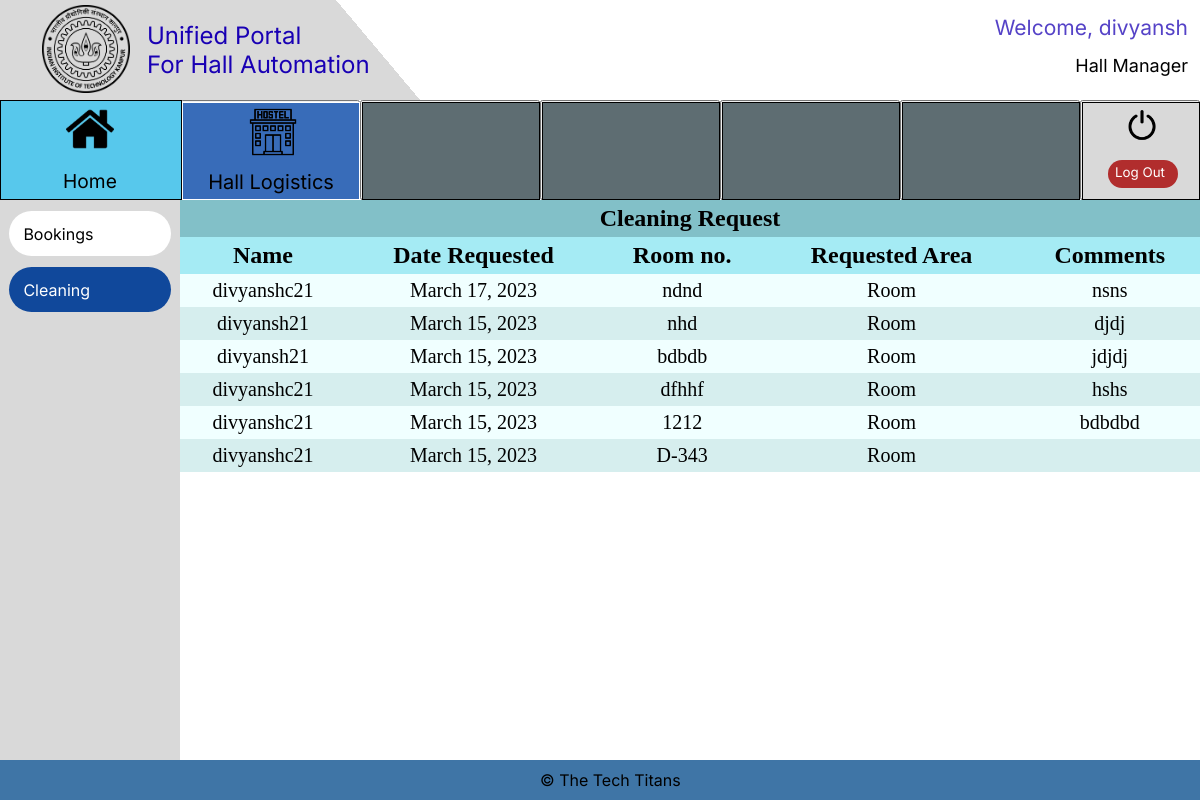
/Cleaning/Cleaning_hall (signed in), run on the app's committed database.
### Login/models.py (models this page shows, shortened)
class User_class(AbstractBaseUser):
    is_admin = models.BooleanField(default=False)
    objects = UserManager()
    name = models.CharField(max_length=50)
    Designation_Choices = (('Student','Student'),('Hall Manager','Hall Manager'),('Mess Manager','Mess Manager'),('Canteen Manager','Canteen Manager'), ('Sports Secy', 'Sports Secy'))
    designation = models.CharField(
        max_length=15,
        choices=Designation_Choices,
    )
    username = models.CharField(max_length=20, unique=True, blank=True)
    USERNAME_FIELD = 'username'
    REQUIRED_FIELDS = ['name', 'designation']

### Cleaning/models.py (models this page shows)
class Cleaning_Request (models.Model):
    User_Name = models.CharField (max_length = 30) #check maxlength later
    Room = models.TextField(max_length=15,default="Not Given")
    Done = models.BooleanField(default=False)
    Place = models.CharField(max_length=10,default="Not Given")
    comments = models.TextField(max_length=200)
    Cleaning_DateTime = models.DateTimeField()

### Cleaning/views.py (the view)
# urls.py: path('Cleaning_hall', views.Cleaning_hall, name='Cleaning_hall'),
def Cleaning_hall(request):
    if request.user.is_authenticated:
        if request.user.designation == "Hall Manager":
            request_list = Cleaning_Request.objects.filter( Done=False )
            return render(request, 'Cleaning_hall.html', context= {'lodging': request_list})
        else:
            return render(request,"Error.html")
    else:
        return render(request,"Error.html")

### Cleaning/templates/Cleaning_hall.html (shortened to what this page needs)
{%include "staff_base.html"%} {%load static%}
<html lang="en">
  <head>
    <link rel="stylesheet" href="{%static 'styles.css'%}" />
  </head>
  <body>
    <div class="main_div">
    <table cellspacing="0" cellpadding="5em">
      <tr>
        <th colspan = "8" style="font-size: 24px;text-align: center;background-color: rgba(
        62.92744293808937,
        153.59830677509308,
        165.96249371767044,
        0.6200000047683716
      );">Cleaning Request
    </th>
      </tr>
      <tr>
        <th>Name</th>
        <th>Date Requested</th>
        <th>Room no.</th>
        <th>Requested Area</th>
        <th>Comments</th>
      </tr>
      {% for i in lodging reversed%}
      <tr>
        <form method="post" action="Past_Request">
          <td>{{i.User_Name}}</td>
          <td>{{i.Cleaning_DateTime.date}}</td>
          <td>{{i.Room}}</td>
          <td>{{i.Place}}</td>
          <td>{{i.comments}}</td>
      </form>
      </tr>
      {% endfor %}
    </table>
  </div>
  </body>
</html>

### templates/staff_base.html (shortened to what this page needs)
<html lang="en">
  {%load static%}
<head>
  <link rel="stylesheet" href="{%static 'staff_base.css'%}">
</head>
<body>
  <div class=e1_141>
    <div class=e1_222>
      <div class="e1_223"></div>
      <span class="e1_225">© The Tech Titans</span>
    </div>
    <div class=e2_6>
      {% if request.path != "/Home" %}
      <div class="e1_220"></div>
      {% endif %}
      {% if request.path == "/Canteen/Owner_New_Order" or request.path == "/Canteen/Owner_Pending_Order" or request.path == "/Canteen/Owner_Modify_Menu" or request.path == "/Canteen/Owner_Students_Bill" or request.path == "/Canteen/Hall_Student_Bill" %}
      <a href="/Canteen/Owner_New_Order">
        <button class="e2_3 button3"{% if request.path == "/Canteen/Owner_New_Order" %} 	style="background-color:rgba(16.18099093437195, 71.84358090162277, 155.33750385046005, 1); color: white;" {% endif %}>Incoming Orders</span>
        </button>
      </a>
      </a>
      <a href="/Canteen/Owner_Pending_Order">
        <button class="e2_5 button3 " {% if request.path == "/Canteen/Owner_Pending_Order" %} 	style="background-color:rgba(16.18099093437195, 71.84358090162277, 155.33750385046005, 1); color: white;" {% endif %}>Pending Orders</span>
        </button>
      </a>
      <a href="/Canteen/Owner_Modify_Menu">
      <button class="e2_4 button3 " {% if request.path == "/Canteen/Owner_Modify_Menu" %} 	style="background-color:rgba(16.18099093437195, 71.84358090162277, 155.33750385046005, 1); color: white;" {% endif %}>Modify Menu</span>
      </button>
    </a>
    <a href="/Canteen/Owner_Students_Bill">
      <button class="e2_31 button3" {% if request.path == "/Canteen/Owner_Students_Bill" %} 	style="background-color:rgba(16.18099093437195, 71.84358090162277, 155.33750385046005, 1); color: white;" {% endif %}>Students' Bills</span>
      </button>
    </a>
    {% comment %} <a href="/Canteen/Hall_Student_Bill">
      <button class="e2_32 button3">
        <div class="e1_2632"{% if request.path == "/Canteen/Hall_Student_Bill" %} 	style="background-color:rgba(16.18099093437195, 71.84358090162277, 155.33750385046005, 1); color: white;" {% endif %}></div><span class="e1_2642">Student Bill</span>
      </button>
    </a> {% endcomment %}
      {% elif request.path == "/Booking/booking_manager" or request.path == "/Cleaning/Cleaning_hall" %}
      <a href="/Booking/booking_manager">
        <button class="e2_3 button3"{% if request.path == "/Booking/booking_manager" %} 	style="background-color:rgba(16.18099093437195, 71.84358090162277, 155.33750385046005, 1); color: white;" {% endif %}>Bookings
        </button>
      </a>
      <a href="/Cleaning/Cleaning_hall">
        <button class="e2_5 button3"{% if request.path == "/Cleaning/Cleaning_hall" %} 	style="background-color:rgba(16.18099093437195, 71.84358090162277, 155.33750385046005, 1); color: white;" {% endif %}>Cleaning
        </button>
      </a>
      {% endif %}
      </div>
      <div class=e2_7>
        <a href = "/Logout">
        <button class="e1_226 button2">
          <div class="e1_219"></div>
          <div class="e1_227"></div><span class="e1_228">Log Out</span>
          <div class="e1_229"></div>
        </button>
      </a>
        <button class="e1_230 button2">
          <div class="e1_231">
        </button>
        <button class="e1_238 button2">
          <div class="e1_239"></div>
        </button>
        <button class="e1_234 button2">
          <div class="e1_235"></div>
        </button>
        <button class="e1_242 button2">
          <div class="e1_243"></div>
        </button>
          {% if request.user.designation == "Hall Manager" %}
        <a href = "/Booking/booking_manager">
        <button class="e1_246 button2">
          <div class="e1_247"
          style="{% if request.path != "/Home"%}background-color:rgb(56, 108, 185); color: white;{% endif %}"</div><span class="e1_248">
            Hall Logistics
          </span>
            <div class="e1_249" style="background-image: url(/static/hostel.png);
            background-repeat:no-repeat; background-size:cover;" >
          </div>
        </button>
      </a>
          {% endif %}
        <a href="../../Home"
        <button class="e1_250 button2">
            <span class="e1_252">Home</span>
            <div class="e1_272"></div>
          <div class="e1_221"></div>
      </a>
    </div>
    <div class=e1_254><span class="e1_255">{{ request.user.designation }}</span><span class="e1_256">Welcome, {{ request.user.name}}</span></div>
  <div class=e1_258>
    <div class="e1_259"></div>
    <div class="e1_260"></div>
    <a href="../../Home">
    <button class="e1_261 button3">Unified Portal<br>
      For Hall Automation</button>
    </a>
    <a href = "https://iitk.ac.in/">
    <button class="e1_262 button3"></button></a>
  </div>
  </body>
  </html>

### templates/static/styles.css (style rules this page uses)
.main_div { width:85%; height: 70%; top:25%; left:15%; overflow-y: auto; position: absolute; }
table { width:100%; }
th { text-align: center; font-size: 24px; background-color: rgb(165, 235, 244); top: 0; position: sticky; }
td { text-align: center; font-size: 20px; }
table, th, td { border: none; }
tr:nth-child(even) { background-color: #D6EEEE; }
tr:nth-child(odd) { background-color:azure; }
th:nth-child(odd) { z-index: 1; }
th:nth-child(even) { z-index: 2; }

### templates/staff_base.html (style rules this page uses)
body { background: #E5E5E5; }

### Cleaning/templates/Cleaning_hall.html (style rules this page uses)
body { background: #e5e5e5; }

### data on the page
User_class: user.designation "Hall Manager", user.name "divyansh"
Cleaning_Request: User_Name "divyanshc21", Cleaning_DateTime "March 17, 2023", Room "ndnd", Place "Room", comments "nsns"
Cleaning_Request: User_Name "divyansh21", Cleaning_DateTime "March 15, 2023", Room "nhd", Place "Room", comments "djdj"
Cleaning_Request: User_Name "divyansh21", Cleaning_DateTime "March 15, 2023", Room "bdbdb", Place "Room", comments "jdjdj"
Cleaning_Request: User_Name "divyanshc21", Cleaning_DateTime "March 15, 2023", Room "dfhhf", Place "Room", comments "hshs"
Cleaning_Request: User_Name "divyanshc21", Cleaning_DateTime "March 15, 2023", Room "1212", Place "Room", comments "bdbdbd"
Cleaning_Request: User_Name "divyanshc21", Cleaning_DateTime "March 15, 2023", Room "D-343", Place "Room"
